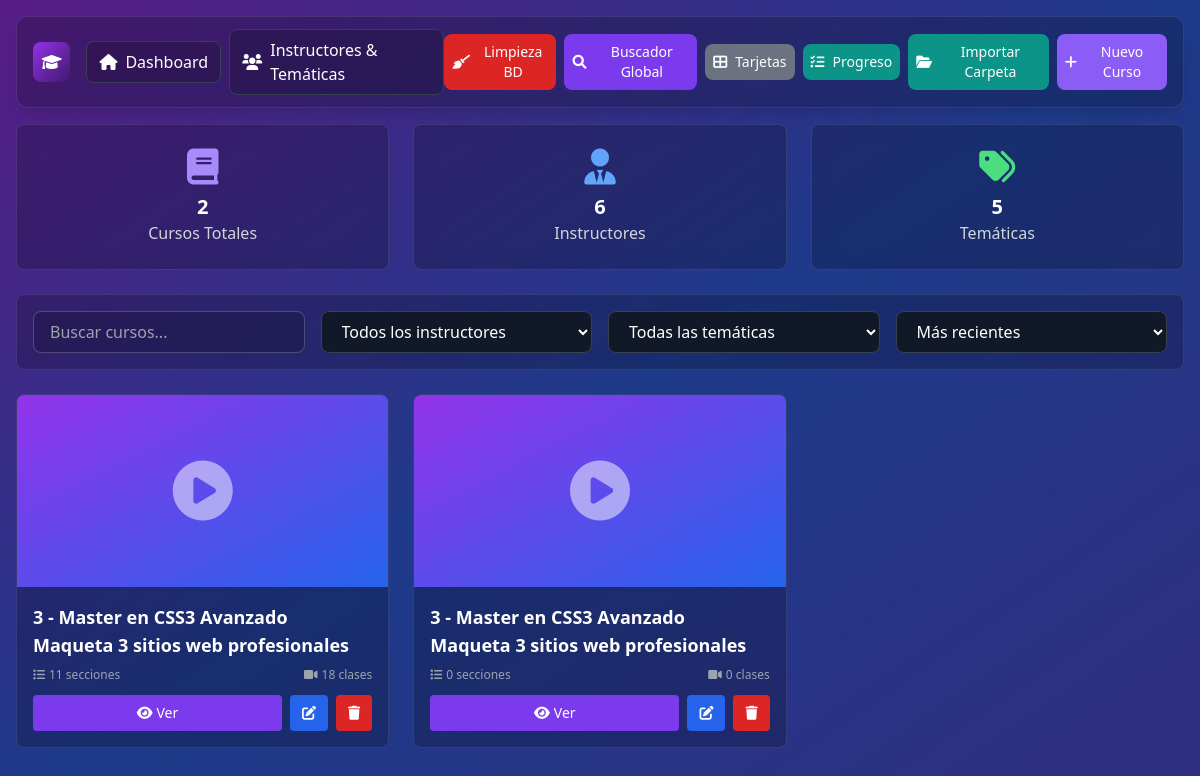
The page / on the database its author committed.
### tables this page shows
CREATE TABLE cursos (
            id INTEGER PRIMARY KEY AUTOINCREMENT,
            titulo VARCHAR(255) NOT NULL,
            tematica_id INTEGER,
            instructor_id INTEGER,
            comentarios TEXT,
            imagen VARCHAR(255),
            created_at DATETIME DEFAULT CURRENT_TIMESTAMP,
            FOREIGN KEY (tematica_id) REFERENCES tematicas(id) ON DELETE SET NULL,
            FOREIGN KEY (instructor_id) REFERENCES instructores(id) ON DELETE SET NULL
        );

### index.php (the view, shortened to what this page needs)
<?php
$db = getDatabase();
$stmt = $db->query("SELECT COUNT(*) as total FROM cursos");
$totalCursos = $stmt->fetch()['total'];
$stmt = $db->query("SELECT COUNT(*) as total FROM instructores");
$totalInstructores = $stmt->fetch()['total'];
$stmt = $db->query("SELECT COUNT(*) as total FROM tematicas");
$totalTematicas = $stmt->fetch()['total'];
$query = "
    SELECT c.*,
           i.nombre as instructor_nombre,
           t.nombre as tematica_nombre,
           (SELECT COUNT(*) FROM secciones s WHERE s.curso_id = c.id) as total_secciones,
           (SELECT COUNT(*) FROM clases cl
            JOIN secciones s ON cl.seccion_id = s.id
            WHERE s.curso_id = c.id) as total_clases,
           (SELECT SUM(cl.duracion) FROM clases cl
            JOIN secciones s ON cl.seccion_id = s.id
            WHERE s.curso_id = c.id) as duracion_total
    FROM cursos c
    LEFT JOIN instructores i ON c.instructor_id = i.id
    LEFT JOIN tematicas t ON c.tematica_id = t.id
    ORDER BY c.created_at DESC
";
$cursos = $db->query($query)->fetchAll();
?>
<!DOCTYPE html>
<html lang="es" class="dark">
<head>
    <link href="css/tailwind.min.css" rel="stylesheet">
    <link href="https://cdnjs.cloudflare.com/ajax/libs/font-awesome/6.0.0/css/all.min.css" rel="stylesheet">
</head>
<body class="bg-gradient-to-br from-purple-900 via-blue-900 to-indigo-900 min-h-screen">
    <nav class="m-4">
        <div class="glass-dark rounded-xl px-4 py-3 md:px-6 md:py-4 flex items-center justify-between shadow-lg">
            <div class="flex items-center gap-4">
                <div class="w-10 h-10 rounded-lg bg-gradient-to-br from-purple-600 to-indigo-600 flex items-center justify-center ring-1 ring-white/20">
                    <i class="fas fa-graduation-cap text-white"></i>
                </div>
                <div class="hidden md:flex items-center gap-2">
                    <a href="index.php" class="inline-flex items-center gap-2 px-3 py-2 rounded-lg border border-purple-500/40 bg-black/20 text-white hover:bg-black/30">
                        <i class="fas fa-home"></i><span class="hidden sm:inline">Dashboard</span>
                    </a>
                    <a href="instructores-tematicas.php" class="inline-flex items-center gap-2 px-3 py-2 rounded-lg border border-purple-500/40 bg-black/20 text-white hover:bg-black/30">
                        <i class="fas fa-users"></i><span class="hidden sm:inline">Instructores & Temáticas</span>
                    </a>
                </div>
            </div>
            <div class="flex items-center gap-2">
                <button id="cleanupBtn" class="inline-flex items-center gap-2 px-2 sm:px-3 py-2 rounded-lg text-white text-xs sm:text-sm" style="background-color:#dc2626" onmouseover="this.style.backgroundColor='#b91c1c'" onmouseout="this.style.backgroundColor='#dc2626'" title="Limpiar carpetas huérfanas">
                    <i class="fas fa-broom"></i><span class="hidden sm:inline">Limpieza BD</span>
                </button>
                <button onclick="openGlobalSearchModal()" class="inline-flex items-center gap-2 px-2 sm:px-3 py-2 rounded-lg text-white text-xs sm:text-sm" style="background-color:#7c3aed" onmouseover="this.style.backgroundColor='#6d28d9'" onmouseout="this.style.backgroundColor='#7c3aed'" title="Buscar en todos los cursos">
                    <i class="fas fa-search"></i><span class="hidden sm:inline">Buscador Global</span>
                </button>
                <button id="toggleViewBtn" class="inline-flex items-center gap-2 px-2 sm:px-3 py-2 rounded-lg text-white text-xs sm:text-sm" style="background-color:#6b7280" onmouseover="this.style.backgroundColor='#52525b'" onmouseout="this.style.backgroundColor='#6b7280'" title="Cambiar vista">
                    <i class="fas fa-th-large" id="toggleViewIcon"></i><span class="hidden sm:inline" id="toggleViewText">Tarjetas</span>
                </button>
                <button id="queueProgressBtn" onclick="openQueueProgressModal()" class="relative inline-flex items-center gap-2 px-2 sm:px-3 py-2 rounded-lg text-white text-xs sm:text-sm" style="background-color:#0d9488" onmouseover="this.style.backgroundColor='#0f766e'" onmouseout="this.style.backgroundColor='#0d9488'" title="Progreso de importaciones">
                    <i class="fas fa-tasks"></i><span class="hidden sm:inline">Progreso</span>
                </button>
                <button id="importFolderBtn" onclick="openFolderPicker()" class="inline-flex items-center gap-2 px-2 sm:px-3 py-2 rounded-lg text-white text-xs sm:text-sm" style="background-color:#0d9488" onmouseover="this.style.backgroundColor='#0f766e'" onmouseout="this.style.backgroundColor='#0d9488'" title="Importar carpeta(s)">
                    <i class="fas fa-folder-open"></i><span class="hidden sm:inline">Importar Carpeta</span>
                </button>
                <button onclick="openCreateCourseModal()" class="inline-flex items-center gap-2 px-2 sm:px-3 py-2 rounded-lg text-white text-xs sm:text-sm" style="background-color:#8b5cf6" onmouseover="this.style.backgroundColor='#7c3aed'" onmouseout="this.style.backgroundColor='#8b5cf6'">
                    <i class="fas fa-plus"></i><span class="hidden sm:inline">Nuevo Curso</span>
                </button>
            </div>
        </div>
    </nav>
    <div class="grid grid-cols-1 md:grid-cols-3 gap-6 mx-4 mb-6">
        <div class="glass-dark rounded-lg p-6 text-center">
            <i class="fas fa-book text-4xl text-purple-400 mb-2"></i>
            <h3 class="text-xl font-semibold text-white"><?php echo $totalCursos; ?></h3>
            <p class="text-gray-300">Cursos Totales</p>
        </div>
        <div class="glass-dark rounded-lg p-6 text-center">
            <i class="fas fa-user-tie text-4xl text-blue-400 mb-2"></i>
            <h3 class="text-xl font-semibold text-white"><?php echo $totalInstructores; ?></h3>
            <p class="text-gray-300">Instructores</p>
        </div>
        <div class="glass-dark rounded-lg p-6 text-center">
            <i class="fas fa-tags text-4xl text-green-400 mb-2"></i>
            <h3 class="text-xl font-semibold text-white"><?php echo $totalTematicas; ?></h3>
            <p class="text-gray-300">Temáticas</p>
        </div>
    </div>
    <div class="glass-dark rounded-lg mx-4 mb-6 p-4">
        <div class="grid grid-cols-1 md:grid-cols-4 gap-4">
            <div>
                <input type="text" id="searchInput" placeholder="Buscar cursos..."
                       class="w-full bg-black/20 border border-white/20 rounded-lg px-4 py-2 text-white placeholder-gray-400 focus:border-purple-500 focus:outline-none">
            </div>
            <div>
                <select id="instructorFilter" class="w-full bg-gray-900 border border-gray-700 rounded-lg px-4 py-2 text-white focus:border-purple-500 focus:outline-none">
                    <option value="">Todos los instructores</option>
                </select>
            </div>
            <div>
                <select id="tematicaFilter" class="w-full bg-gray-900 border border-gray-700 rounded-lg px-4 py-2 text-white focus:border-purple-500 focus:outline-none">
                    <option value="">Todas las temáticas</option>
                </select>
            </div>
            <div>
                <select id="sortBy" class="w-full bg-gray-900 border border-gray-700 rounded-lg px-4 py-2 text-white focus:border-purple-500 focus:outline-none">
                    <option value="created_at">Más recientes</option>
                </select>
            </div>
        </div>
    </div>
    <div id="coursesGrid" class="grid grid-cols-1 md:grid-cols-2 lg:grid-cols-3 xl:grid-cols-4 gap-6 mx-4 mb-8">
        <?php foreach ($cursos as $curso): ?>
            <div class="course-card glass-dark rounded-lg overflow-hidden hover:scale-105 transition-transform duration-300"
                 data-titulo="<?php echo strtolower($curso['titulo']); ?>"
                 data-instructor="<?php echo $curso['instructor_id']; ?>"
                 data-tematica="<?php echo $curso['tematica_id']; ?>"
                 data-duracion="<?php echo $curso['duracion_total'] ?? 0; ?>">
                <div class="h-48 bg-gradient-to-br from-purple-600 to-blue-600 flex items-center justify-center">
                    <?php if ($curso['imagen']): ?>
                        <img src="uploads/images/<?php echo htmlspecialchars($curso['imagen']); ?>" alt="<?php echo htmlspecialchars($curso['titulo']); ?>" class="w-full h-full object-cover">
                    <?php else: ?>
                        <i class="fas fa-play-circle text-6xl text-white opacity-50"></i>
                    <?php endif; ?>
                </div>
                <div class="p-4">
                    <h3 class="text-lg font-semibold text-white mb-2"><?php echo htmlspecialchars($curso['titulo']); ?></h3>
                    <div class="flex justify-between text-xs text-gray-400 mb-3">
                        <span><i class="fas fa-list mr-1"></i><?php echo $curso['total_secciones']; ?> secciones</span>
                        <span><i class="fas fa-video mr-1"></i><?php echo $curso['total_clases']; ?> clases</span>
                    </div>
                    <div class="flex space-x-2">
                        <a href="curso.php?id=<?php echo $curso['id']; ?>"
                           class="flex-1 bg-purple-600 hover:bg-purple-700 text-white text-center py-2 px-3 rounded text-sm transition-colors">
                            <i class="fas fa-eye mr-1"></i>Ver
                        </a>
                        <button onclick="editCourse(<?php echo $curso['id']; ?>)"
                                class="bg-blue-600 hover:bg-blue-700 text-white py-2 px-3 rounded text-sm transition-colors">
                            <i class="fas fa-edit"></i>
                        </button>
                        <button onclick="deleteCourse(<?php echo $curso['id']; ?>)"
                                class="bg-red-600 hover:bg-red-700 text-white py-2 px-3 rounded text-sm transition-colors">
                            <i class="fas fa-trash"></i>
                        </button>
                    </div>
                </div>
            </div>
        <?php endforeach; ?>
    </div>
</body>
</html>

### index.php (style rules this page uses)
.glass-dark { background: rgba(0, 0, 0, 0.2); backdrop-filter: blur(10px); border: 1px solid rgba(255, 255, 255, 0.1); }

### rows shown on the page
cursos: titulo "3 - Master en CSS3 Avanzado Maqueta 3 sitios web profesionales", total_secciones "11", total_clases "18"
cursos: titulo "3 - Master en CSS3 Avanzado Maqueta 3 sitios web profesionales", total_secciones "0", total_clases "0"

### other values the page prints
$totalCursos "2"
$totalInstructores "6"
$totalTematicas "5"
